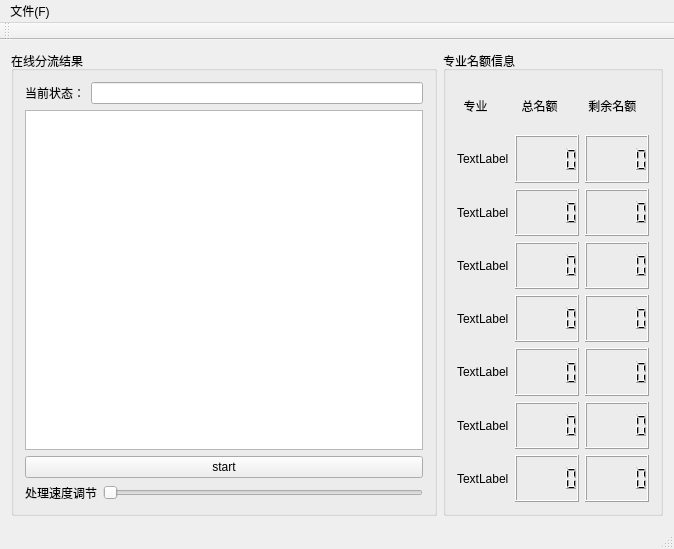
<?xml version="1.0" encoding="UTF-8"?>
<ui version="4.0">
 <class>MainWindow</class>
 <widget class="QMainWindow" name="MainWindow">
  <property name="geometry">
   <rect>
    <x>0</x>
    <y>0</y>
    <width>674</width>
    <height>549</height>
   </rect>
  </property>
  <property name="windowTitle">
   <string>MainWindow</string>
  </property>
  <property name="windowIcon">
   <iconset resource="res.qrc">
    <normaloff>:/res/pic.jpg</normaloff>:/res/pic.jpg</iconset>
  </property>
  <widget class="QWidget" name="centralWidget">
   <layout class="QHBoxLayout" name="horizontalLayout_4">
    <item>
     <widget class="QGroupBox" name="groupBox">
      <property name="title">
       <string>在线分流结果</string>
      </property>
      <layout class="QHBoxLayout" name="horizontalLayout_5">
       <item>
        <layout class="QVBoxLayout" name="verticalLayout">
         <item>
          <layout class="QHBoxLayout" name="horizontalLayout">
           <item>
            <widget class="QLabel" name="labelx_1">
             <property name="text">
              <string>当前状态：</string>
             </property>
            </widget>
           </item>
           <item>
            <widget class="QLineEdit" name="lineEdit"/>
           </item>
          </layout>
         </item>
         <item>
          <widget class="QTableView" name="tableView"/>
         </item>
         <item>
          <widget class="QPushButton" name="pushButton">
           <property name="text">
            <string>start</string>
           </property>
          </widget>
         </item>
         <item>
          <layout class="QHBoxLayout" name="horizontalLayout_2">
           <item>
            <widget class="QLabel" name="labelx_2">
             <property name="text">
              <string>处理速度调节</string>
             </property>
            </widget>
           </item>
           <item>
            <widget class="QSlider" name="horizontalSlider">
             <property name="orientation">
              <enum>Qt::Horizontal</enum>
             </property>
            </widget>
           </item>
          </layout>
         </item>
        </layout>
       </item>
      </layout>
     </widget>
    </item>
    <item>
     <widget class="QGroupBox" name="groupBox_2">
      <property name="title">
       <string>专业名额信息</string>
      </property>
      <layout class="QHBoxLayout" name="horizontalLayout_3">
       <item>
        <layout class="QGridLayout" name="gridLayout">
         <item row="0" column="0">
          <widget class="QLabel" name="labelw">
           <property name="layoutDirection">
            <enum>Qt::LeftToRight</enum>
           </property>
           <property name="frameShape">
            <enum>QFrame::NoFrame</enum>
           </property>
           <property name="text">
            <string>  专业</string>
           </property>
           <property name="textFormat">
            <enum>Qt::AutoText</enum>
           </property>
          </widget>
         </item>
         <item row="0" column="1">
          <widget class="QLabel" name="labely">
           <property name="text">
            <string>  总名额</string>
           </property>
          </widget>
         </item>
         <item row="0" column="2">
          <widget class="QLabel" name="labelz">
           <property name="text">
            <string> 剩余名额</string>
           </property>
          </widget>
         </item>
         <item row="1" column="0">
          <widget class="QLabel" name="label_1">
           <property name="text">
            <string>TextLabel</string>
           </property>
          </widget>
         </item>
         <item row="1" column="1">
          <widget class="QLCDNumber" name="lcdNumber_1"/>
         </item>
         <item row="1" column="2">
          <widget class="QLCDNumber" name="lcdNumber1"/>
         </item>
         <item row="2" column="0">
          <widget class="QLabel" name="label_2">
           <property name="text">
            <string>TextLabel</string>
           </property>
          </widget>
         </item>
         <item row="2" column="1">
          <widget class="QLCDNumber" name="lcdNumber_2"/>
         </item>
         <item row="2" column="2">
          <widget class="QLCDNumber" name="lcdNumber2"/>
         </item>
         <item row="3" column="0">
          <widget class="QLabel" name="label_3">
           <property name="text">
            <string>TextLabel</string>
           </property>
          </widget>
         </item>
         <item row="3" column="1">
          <widget class="QLCDNumber" name="lcdNumber_3"/>
         </item>
         <item row="3" column="2">
          <widget class="QLCDNumber" name="lcdNumber3"/>
         </item>
         <item row="4" column="0">
          <widget class="QLabel" name="label_4">
           <property name="text">
            <string>TextLabel</string>
           </property>
          </widget>
         </item>
         <item row="4" column="1">
          <widget class="QLCDNumber" name="lcdNumber_4"/>
         </item>
         <item row="4" column="2">
          <widget class="QLCDNumber" name="lcdNumber4"/>
         </item>
         <item row="5" column="0">
          <widget class="QLabel" name="label_5">
           <property name="text">
            <string>TextLabel</string>
           </property>
          </widget>
         </item>
         <item row="5" column="1">
          <widget class="QLCDNumber" name="lcdNumber_5"/>
         </item>
         <item row="5" column="2">
          <widget class="QLCDNumber" name="lcdNumber5"/>
         </item>
         <item row="6" column="0">
          <widget class="QLabel" name="label_6">
           <property name="text">
            <string>TextLabel</string>
           </property>
          </widget>
         </item>
         <item row="6" column="1">
          <widget class="QLCDNumber" name="lcdNumber_6"/>
         </item>
         <item row="6" column="2">
          <widget class="QLCDNumber" name="lcdNumber6"/>
         </item>
         <item row="7" column="0">
          <widget class="QLabel" name="label_7">
           <property name="text">
            <string>TextLabel</string>
           </property>
          </widget>
         </item>
         <item row="7" column="1">
          <widget class="QLCDNumber" name="lcdNumber_7"/>
         </item>
         <item row="7" column="2">
          <widget class="QLCDNumber" name="lcdNumber7"/>
         </item>
        </layout>
       </item>
      </layout>
     </widget>
    </item>
   </layout>
  </widget>
  <widget class="QMenuBar" name="menuBar">
   <property name="geometry">
    <rect>
     <x>0</x>
     <y>0</y>
     <width>674</width>
     <height>23</height>
    </rect>
   </property>
   <widget class="QMenu" name="menu_F">
    <property name="title">
     <string>文件(F)</string>
    </property>
    <addaction name="action_excel"/>
    <addaction name="action"/>
   </widget>
   <addaction name="menu_F"/>
  </widget>
  <widget class="QToolBar" name="mainToolBar">
   <attribute name="toolBarArea">
    <enum>TopToolBarArea</enum>
   </attribute>
   <attribute name="toolBarBreak">
    <bool>false</bool>
   </attribute>
  </widget>
  <widget class="QStatusBar" name="statusBar"/>
  <action name="action_excel">
   <property name="text">
    <string>读取excel文件</string>
   </property>
  </action>
  <action name="action">
   <property name="text">
    <string>输出目录</string>
   </property>
  </action>
 </widget>
 <layoutdefault spacing="6" margin="11"/>
 <resources>
  <include location="res.qrc"/>
 </resources>
 <connections/>
</ui>
